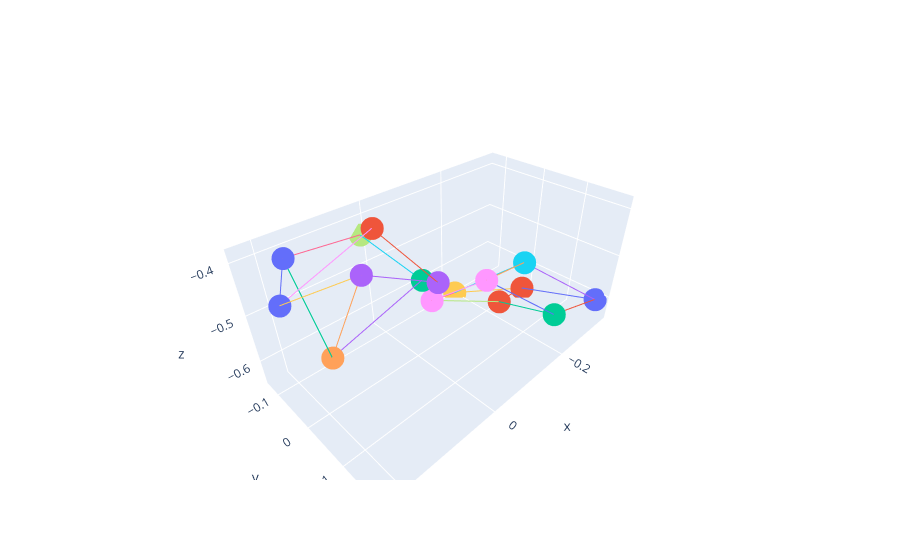

Notebook code cell kept with this figure:
### Code cell
import plotly.graph_objects as go
import plotly.express as px

# U ovom slucaju crtamo jednostavnu kocku. Vi cete koristiti rekonstruisana temena
temenaKocke = pts3D #np.array([[0,0, 3], [0, 3,3], [3,3,3],[3, 0,3],[0,0,0], [0, 3,0], [3, 3,0],[3,0,0]] )
# Ovo su ivice kocke zadate indeksima temena
ivice = [[0, 1], [0, 3], [0, 4], [2, 3], [2, 1], [2, 6], [5, 6], [5, 4], [5, 1], [7, 6],
[7, 3], [7, 4],
[9, 10], [9, 12], [9, 13], [11, 12], [11, 10], [11, 15], [14, 15],
[14, 13], [14, 10], [16, 15], [16, 12], [16,13]]

# dodatne mogucnosti istrazite sami

#  prikaz scene - koristi "plotly" biblioteku
def prikazKocke(): 
    # izdvajamo x,y,z koordinate svih tacaka
    xdata = (np.transpose(temenaKocke))[0]
    ydata = (np.transpose(temenaKocke))[1]
    zdata = (np.transpose(temenaKocke))[2]
    # u data1 ubacujemo sve sto treba naccrtati
    data1 = []
    # za svaku ivicu crtamo duz na osnovu koordinata
    for i in range(len(ivice)):
        data1.append(go.Scatter3d(x=[xdata[ivice[i][0]], xdata[ivice[i][1]]], y=[ydata[ivice[i][0]], ydata[ivice[i][1]]],z=[zdata[ivice[i][0]], zdata[ivice[i][1]]]))
    fig = go.Figure(data = data1 )
    # da ne prikazuje legendu
    fig.update_layout(showlegend=False)
    # pravi html fajl (ako zelite da napravite "rotatable" 3D rekonstruciju)
    # birate kao parametar velicinu apleta. fulhtml=False je vazno da ne bi pravio ogroman fajl
    # ovde stavite neki vas folder
    fig.write_html("./rekonstrukcija", include_plotlyjs = 'cdn', default_width = '800px', default_height = '600px', full_html = False) #Modifiy the html file
    fig.show()

prikazKocke()

### Figure 1 — Plotly figure (JSON) as saved in the notebook; plotly's stock layout.template omitted (floating-point values rounded to 4 significant figures)
{"data": [{"type": "scatter3d", "x": [-0.1624, -0.07665], "y": [0.1839, 0.09635], "z": [-0.541, -0.4687]}, {"type": "scatter3d", "x": [-0.1624, -0.3423], "y": [0.1839, 0.1726], "z": [-0.541, -0.6078]}, {"type": "scatter3d", "x": [-0.1624, -0.1587], "y": [0.1839, 0.06329], "z": [-0.541, -0.5743]}, {"type": "scatter3d", "x": [-0.2424, -0.3423], "y": [0.05528, 0.1726], "z": [-0.5247, -0.6078]}, {"type": "scatter3d", "x": [-0.2424, -0.07665], "y": [0.05528, 0.09635], "z": [-0.5247, -0.4687]}, {"type": "scatter3d", "x": [-0.2424, -0.1902], "y": [0.05528, -0.0894], "z": [-0.5247, -0.6461]}, {"type": "scatter3d", "x": [-0.06484, -0.1902], "y": [-0.02835, -0.0894], "z": [-0.5702, -0.6461]}, {"type": "scatter3d", "x": [-0.06484, -0.1587], "y": [-0.02835, 0.06329], "z": [-0.5702, -0.5743]}, {"type": "scatter3d", "x": [-0.06484, -0.07665], "y": [-0.02835, 0.09635], "z": [-0.5702, -0.4687]}, {"type": "scatter3d", "x": [-0.3028, -0.1902], "y": [0.01458, -0.0894], "z": [-0.6371, -0.6461]}, {"type": "scatter3d", "x": [-0.3028, -0.3423], "y": [0.01458, 0.1726], "z": [-0.6371, -0.6078]}, {"type": "scatter3d", "x": [-0.3028, -0.1587], "y": [0.01458, 0.06329], "z": [-0.6371, -0.5743]}, {"type": "scatter3d", "x": [0.1785, 0.1841], "y": [0.00742, -0.07557], "z": [-0.5348, -0.3878]}, {"type": "scatter3d", "x": [0.1785, -0.02943], "y": [0.00742, -0.0138], "z": [-0.5348, -0.4987]}, {"type": "scatter3d", "x": [0.1785, 0.1325], "y": [0.00742, 0.04685], "z": [-0.5348, -0.3841]}, {"type": "scatter3d", "x": [0.01342, -0.02943], "y": [-0.1296, -0.0138], "z": [-0.4349, -0.4987]}, {"type": "scatter3d", "x": [0.01342, 0.1841], "y": [-0.1296, -0.07557], "z": [-0.4349, -0.3878]}, {"type": "scatter3d", "x": [0.01342, 0.02189], "y": [-0.1296, -0.07766], "z": [-0.4349, -0.3992]}, {"type": "scatter3d", "x": [0.2227, 0.02189], "y": [-0.03135, -0.07766], "z": [-0.4305, -0.3992]}, {"type": "scatter3d", "x": [0.2227, 0.1325], "y": [-0.03135, 0.04685], "z": [-0.4305, -0.3841]}, {"type": "scatter3d", "x": [0.2227, 0.1841], "y": [-0.03135, -0.07557], "z": [-0.4305, -0.3878]}, {"type": "scatter3d", "x": [-0.0228, 0.02189], "y": [0.03466, -0.07766], "z": [-0.477, -0.3992]}, {"type": "scatter3d", "x": [-0.0228, -0.02943], "y": [0.03466, -0.0138], "z": [-0.477, -0.4987]}, {"type": "scatter3d", "x": [-0.0228, 0.1325], "y": [0.03466, 0.04685], "z": [-0.477, -0.3841]}], "layout": {"showlegend": false}}
